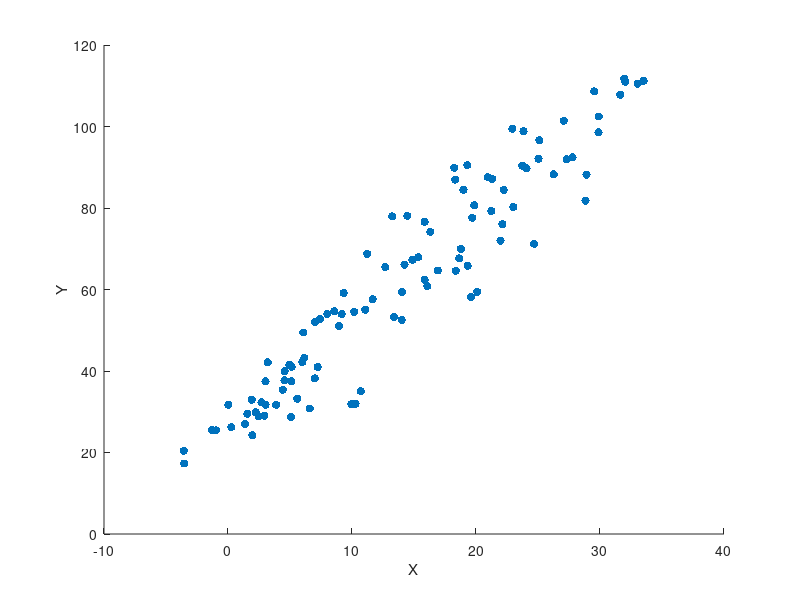

This figure's MATLAB source: (Note: this script raises an error after producing the figure.)
% Clear previous variables and figures
clc;
clear all;
close all;

% Specify the path where the .mat file should be saved
savePath = 'F:\Workspace\MS_THESIS_WORK\BAYESIAN\MCMC_LR_MATLAB';

% Add the specified path to the MATLAB search path
addpath(savePath);

rng(2022);
x = rand(100, 1) * 30;

% Set parameters 
a = 3;
b = 20;
sigma = 5;

% Obtain response and add noise 
y = a * x + b;
noise = randn(100, 1) * sigma;

% Matrix of predictor (1st column) and response (2nd column)
data = [x y] + noise;

% Plot the data
figure;
scatter(data(:, 1), data(:, 2), 'ro', 'filled');
xlabel('X');
ylabel('Y');

% Save the data as a .mat file in the specified path
matFileName = fullfile(savePath, 'synthetic_data.mat');
save(matFileName, 'data');
